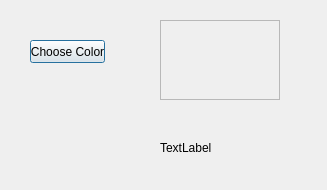
<?xml version="1.0" encoding="UTF-8"?>
<ui version="4.0">
 <class>Dialog</class>
 <widget class="QDialog" name="Dialog">
  <property name="geometry">
   <rect>
    <x>0</x>
    <y>0</y>
    <width>327</width>
    <height>190</height>
   </rect>
  </property>
  <property name="windowTitle">
   <string>Dialog</string>
  </property>
  <widget class="QPushButton" name="pushButton">
   <property name="geometry">
    <rect>
     <x>30</x>
     <y>40</y>
     <width>75</width>
     <height>23</height>
    </rect>
   </property>
   <property name="text">
    <string>Choose Color</string>
   </property>
  </widget>
  <widget class="QFrame" name="frame">
   <property name="geometry">
    <rect>
     <x>160</x>
     <y>20</y>
     <width>120</width>
     <height>80</height>
    </rect>
   </property>
   <property name="frameShape">
    <enum>QFrame::StyledPanel</enum>
   </property>
   <property name="frameShadow">
    <enum>QFrame::Raised</enum>
   </property>
  </widget>
  <widget class="QLabel" name="label">
   <property name="geometry">
    <rect>
     <x>160</x>
     <y>140</y>
     <width>131</width>
     <height>16</height>
    </rect>
   </property>
   <property name="text">
    <string>TextLabel</string>
   </property>
  </widget>
 </widget>
 <resources/>
 <connections/>
</ui>
